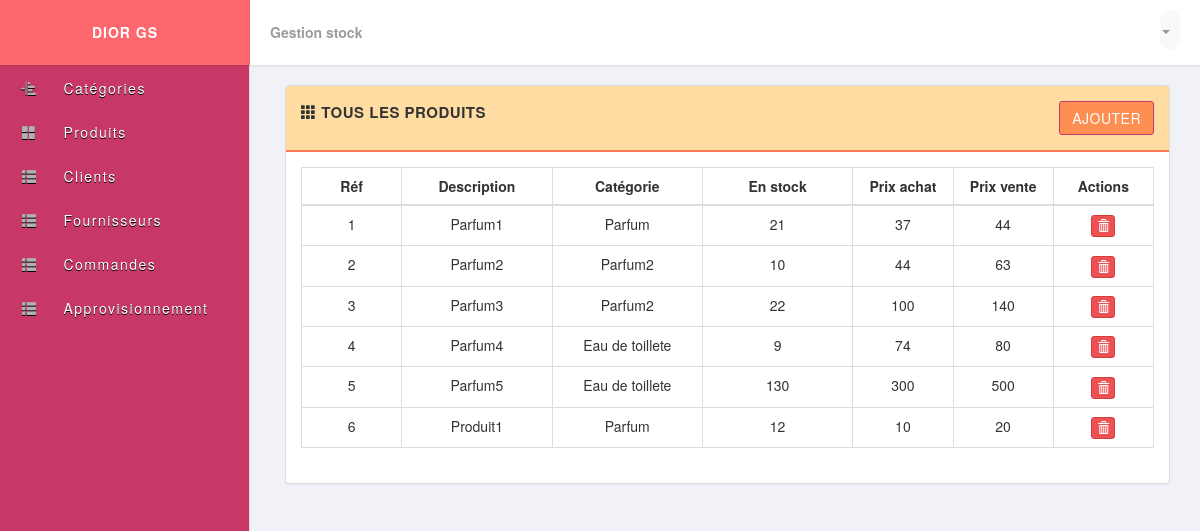
/produits.php, run on the app's committed database.
### tables this page shows
CREATE TABLE IF NOT EXISTS `produit` (
  `reference` varchar(20) NOT NULL,
  `description` varchar(100) NOT NULL,
  `quantite_stock` int(11) NOT NULL,
  `prix_achat` float NOT NULL,
  `prix_vente` float NOT NULL,
  `categorie` int(50) NOT NULL,
  PRIMARY KEY (`reference`)
);

CREATE TABLE IF NOT EXISTS `categorie` (
  `num` int(11) NOT NULL AUTO_INCREMENT,
  `categorie` varchar(60) NOT NULL,
  PRIMARY KEY (`num`)
);

### dbaccess.php (called while the page is built, shortened)
<?php
class Dbaccess
{
    private $_dbHost = 'localhost';
    private $_dbUser = 'root';
    private $_dbPass = '';
    private $_dbName = 'diorgs';
    private $_statement;
    private $_dbHandler;
    public function __construct()
    {
        $conn = 'mysql:host=' . $this->_dbHost . ';dbname=' . $this->_dbName . ';port=3308';
        try {
            $this->_dbHandler = new PDO($conn, $this->_dbUser, $this->_dbPass);
        } catch (PDOException $e) {
            $this->_error = $e->getMessage();
            echo $this->_error;
        }
    }
    public function query($sql)
    {
        $this->_statement = $this->_dbHandler->prepare($sql);
    }
    public function execute()
    {
        return $this->_statement->execute();
    }
    public function resultSet()
    {
        $this->execute();
        return $this->_statement->fetchAll(PDO::FETCH_OBJ);
    }
}

### Classes.php (called while the page is built, shortened)
<?php
require_once('dbaccess.php');
class Produit
{
    public function getAll()
    {
        $_dba = new Dbaccess();
        $_dba->query("Select p.*, c.categorie as nom_categorie
        from produit p INNER JOIN categorie c on c.num = p.categorie");
        return $_dba->resultSet();
    }
};

### produits.php (the view)
<?php
require_once('Classes.php');
$prd = new Produit();
$lst = $prd->getAll();
?>
<?php include_once('header.php'); ?>
<div class="row">
  <div class="col-md-12">
    <div class="panel panel-default">
      <div class="panel-heading clearfix">
        <strong>
          <span class="glyphicon glyphicon-th"></span>
          <span>Tous les produits</span>
        </strong>
        <div class="pull-right">
          <a href="ajouter_produit.php" class="btn btn-primary">Ajouter</a>
        </div>
      </div>
      <div class="panel-body">
        <table class="table table-bordered">
          <thead>
            <tr>
              <th class="text-center" style="width: 10%;">Réf</th>
              <th class="text-center" style="width: 15%;"> Description </th>
              <th class="text-center" style="width: 15%;"> Catégorie </th>
              <th class="text-center" style="width: 15%;"> En stock </th>
              <th class="text-center" style="width: 10%;"> Prix achat </th>
              <th class="text-center" style="width: 10%;"> Prix vente </th>
              <th class="text-center" style="width: 10%;"> Actions </th>
            </tr>
          </thead>
          <tbody>
            <?php foreach ($lst as $p) : ?>
              <tr>
                <td class="text-center"><?php echo $p->reference; ?></td>
                <td class="text-center"> <?php echo $p->description; ?></td>
                <td class="text-center"> <?php echo $p->nom_categorie; ?></td>
                <td class="text-center"> <?php echo $p->quantite_stock; ?></td>
                <td class="text-center"> <?php echo $p->prix_achat; ?></td>
                <td class="text-center"> <?php echo $p->prix_vente; ?></td>
                <td class="text-center">
                  <div class="btn-group">
                    <a href="supprimer_produit.php?ref=<?php echo (int)$p->reference;
                                                    ?>" class="btn btn-danger btn-xs" title="Delete" data-toggle="tooltip">
                      <span class="glyphicon glyphicon-trash"></span>
                    </a>
                  </div>
                </td>
              </tr>
            <?php endforeach; ?>
          </tbody>
        </table>
      </div>
    </div>
  </div>
</div>
<?php include_once('footer.php'); ?>

### css/main.css (style rules this page uses)
body { font-family: 'Helvetica Neue', Helvetica, Arial, sans-serif; font-weight: 400; overflow-x: hidden; overflow-y: auto; background: #f1f2f7; height: 100%; width: 100%; }
a { color #777; text-decoration: none; }
.panel-default >.panel-heading { background-color: #FFDCA2; border-bottom: 2px solid #FF7857; font-size: 15px; text-transform: uppercase; letter-spacing: .5px; padding: 15px; }
.btn { border-radius: 3px; -webkit-transition: all 300ms ease-in-out; -moz-transition: all 300ms ease-in-out; transition: all 300ms ease-in-out; }
.btn-primary { color: #fff; background-color: #FD8F52; border-color: #C73866 }
.btn-danger { background-color: #ed5153 }

### data on the page
produit: reference "1", description "Parfum1", categorie.categorie "Parfum", quantite_stock "21", prix_achat "37", prix_vente "44"
produit: reference "2", description "Parfum2", categorie.categorie "Parfum2", quantite_stock "10", prix_achat "44", prix_vente "63"
produit: reference "3", description "Parfum3", categorie.categorie "Parfum2", quantite_stock "22", prix_achat "100", prix_vente "140"
produit: reference "4", description "Parfum4", categorie.categorie "Eau de toillete", quantite_stock "9", prix_achat "74", prix_vente "80"
produit: reference "5", description "Parfum5", categorie.categorie "Eau de toillete", quantite_stock "130", prix_achat "300", prix_vente "500"
produit: reference "6", description "Produit1", categorie.categorie "Parfum", quantite_stock "12", prix_achat "10", prix_vente "20"
